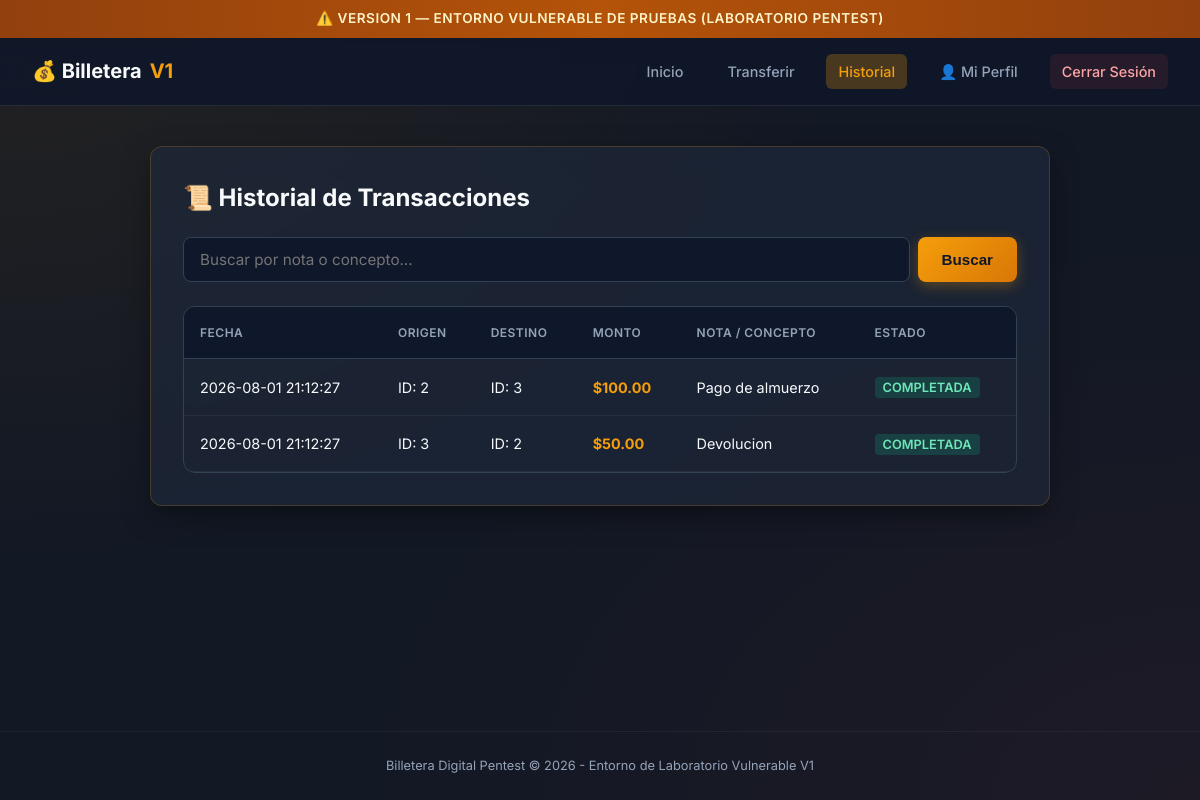
/v1-vulnerable/app/src/historial.php (signed in), run on the app's committed database.
### tables this page shows
CREATE TABLE `transacciones` (
  `id` int NOT NULL AUTO_INCREMENT,
  `cuenta_origen_id` int NOT NULL,
  `cuenta_destino_id` int NOT NULL,
  `monto` decimal(10,2) NOT NULL,
  `nota` text,
  `fecha` datetime DEFAULT CURRENT_TIMESTAMP,
  `estado` enum('completada','pendiente','fallida') DEFAULT 'completada',
  PRIMARY KEY (`id`),
  KEY `cuenta_origen_id` (`cuenta_origen_id`),
  KEY `cuenta_destino_id` (`cuenta_destino_id`),
  CONSTRAINT `transacciones_ibfk_1` FOREIGN KEY (`cuenta_origen_id`) REFERENCES `cuentas` (`id`),
  CONSTRAINT `transacciones_ibfk_2` FOREIGN KEY (`cuenta_destino_id`) REFERENCES `cuentas` (`id`)
);

### v1-vulnerable/app/src/historial.php (the view, shortened to what this page needs)
<?php
require_once __DIR__ . '/config/db.php';
$usuario_id = $_SESSION['usuario_id'];
$filtro = isset($_GET['buscar']) ? $_GET['buscar'] : '';
$query_cuenta = "SELECT id FROM cuentas WHERE usuario_id = $usuario_id";
$result_cuenta = mysqli_query($conn, $query_cuenta);
$cuenta = mysqli_fetch_assoc($result_cuenta);
$cuenta_id = $cuenta ? $cuenta['id'] : 0;
if ($filtro !== '') {
    $query = "SELECT * FROM transacciones
              WHERE (cuenta_origen_id = $cuenta_id OR cuenta_destino_id = $cuenta_id)
              AND nota LIKE '%$filtro%'
              ORDER BY fecha DESC";
} else {
    $query = "SELECT * FROM transacciones
              WHERE cuenta_origen_id = $cuenta_id OR cuenta_destino_id = $cuenta_id
              ORDER BY fecha DESC";
}
$result = mysqli_query($conn, $query);
?>
<!DOCTYPE html>
<html lang="es">
<head>
    <link rel="stylesheet" href="css/style.css">
</head>
<body>
    <div class="version-banner">
        ⚠️ VERSION 1 — ENTORNO VULNERABLE DE PRUEBAS (LABORATORIO PENTEST)
    </div>
    <header class="navbar">
        <a href="index.php" class="brand">💰 Billetera<span>V1</span></a>
        <nav>
            <a href="index.php">Inicio</a>
            <a href="transferir.php">Transferir</a>
            <a href="historial.php" class="active">Historial</a>
            <a href="perfil.php">👤 Mi Perfil</a>
            <a href="logout.php" class="btn-logout">Cerrar Sesión</a>
        </nav>
    </header>
    <main class="container">
        <div class="card">
            <h2 class="card-title">📜 Historial de Transacciones</h2>
            <form method="GET" action="historial.php" style="margin-bottom: 1.5rem; display:flex; gap:0.5rem;">
                <input type="text" name="buscar" class="form-control" placeholder="Buscar por nota o concepto..." value="<?= $filtro ?>">
                <button type="submit" class="btn" style="width: auto; padding: 0.75rem 1.5rem;">Buscar</button>
            </form>
            <div class="table-container">
                <table>
                    <thead>
                        <tr>
                            <th>Fecha</th>
                            <th>Origen</th>
                            <th>Destino</th>
                            <th>Monto</th>
                            <th>Nota / Concepto</th>
                            <th>Estado</th>
                        </tr>
                    </thead>
                    <tbody>
                        <?php if (mysqli_num_rows($result) > 0): ?>
                            <?php while ($t = mysqli_fetch_assoc($result)): ?>
                            <tr>
                                <td><?= $t['fecha'] ?></td>
                                <td>ID: <?= $t['cuenta_origen_id'] ?></td>
                                <td>ID: <?= $t['cuenta_destino_id'] ?></td>
                                <td style="font-weight:700; color:var(--accent-amber);">$<?= number_format((float)$t['monto'], 2) ?></td>
                                <td><?= $t['nota'] ?></td>
                                <td><span style="background:rgba(16, 185, 129, 0.2); color:#6ee7b7; padding:3px 8px; border-radius:4px; font-size:0.8rem; font-weight:600;"><?= strtoupper($t['estado']) ?></span></td>
                            </tr>
                            <?php endwhile; ?>
                        <?php else: ?>
                            <tr>
                                <td colspan="6" style="text-align:center; color:var(--text-muted); padding:2rem;">No se encontraron transacciones registadas.</td>
                            </tr>
                        <?php endif; ?>
                    </tbody>
                </table>
            </div>
        </div>
    </main>
    <footer>
        Billetera Digital Pentest &copy; 2026 - Entorno de Laboratorio Vulnerable V1
    </footer>
</body>
</html>

### v1-vulnerable/app/src/css/style.css (style rules this page uses)
:root { --bg-primary: #121824; --bg-card: rgba(30, 41, 59, 0.7); --bg-card-border: rgba(245, 158, 11, 0.2); --accent-amber: #f59e0b; --accent-amber-glow: rgba(245, 158, 11, 0.25); --text-main: #f8fafc; --text-muted: #94a3b8; --danger: #ef4444; --success: #10b981; --input-bg: #0f172a; --input-border: #334155; --radius: 12px; --shadow: 0 10px 30px -5px rgba(0, 0, 0, 0.5); }
* { box-sizing: border-box; margin: 0; padding: 0; }
body { font-family: 'Inter', system-ui, -apple-system, sans-serif; background-color: var(--bg-primary); background-image: radial-gradient(at 0% 0%, rgba(245, 158, 11, 0.08) 0px, transparent 50%), radial-gradient(at 100% 100%, rgba(239, 68, 68, 0.05) 0px, transparent 50%); color: var(--text-main); min-height: 100vh; display: flex; flex-direction: column; line-height: 1.6; }
.version-banner { background: linear-gradient(90deg, #92400e 0%, #b45309 50%, #92400e 100%); color: #fef3c7; text-align: center; padding: 8px 16px; font-size: 0.85rem; font-weight: 600; letter-spacing: 0.5px; display: flex; align-items: center; justify-content: center; gap: 8px; box-shadow: 0 2px 10px rgba(0, 0, 0, 0.3); }
.navbar { background: rgba(15, 23, 42, 0.85); backdrop-filter: blur(12px); border-bottom: 1px solid rgba(255, 255, 255, 0.08); padding: 1rem 2rem; display: flex; justify-content: space-between; align-items: center; }
.navbar .brand { font-size: 1.25rem; font-weight: 700; color: var(--text-main); display: flex; align-items: center; gap: 8px; text-decoration: none; }
.navbar .brand span { color: var(--accent-amber); }
.navbar nav { display: flex; gap: 1.25rem; align-items: center; }
.navbar nav a { color: var(--text-muted); text-decoration: none; font-size: 0.9rem; font-weight: 500; transition: all 0.2s ease; padding: 6px 12px; border-radius: 6px; }
.navbar nav a.active { color: var(--accent-amber); background: var(--accent-amber-glow); }
.btn-logout { color: #fca5a5 !important; background: rgba(239, 68, 68, 0.1) !important; }
.container { max-width: 900px; width: 90%; margin: 2.5rem auto; flex: 1; }
.card { background: var(--bg-card); backdrop-filter: blur(16px); border: 1px solid var(--bg-card-border); border-radius: var(--radius); padding: 2rem; box-shadow: var(--shadow); margin-bottom: 1.5rem; animation: fadeIn 0.3s cubic-bezier(0.16, 1, 0.3, 1); }
.card-title { font-size: 1.5rem; font-weight: 700; margin-bottom: 1.25rem; color: var(--text-main); display: flex; align-items: center; gap: 10px; }
.form-control, input[type="text"], input[type="email"], input[type="password"], input[type="number"], select { width: 100%; padding: 0.75rem 1rem; background: var(--input-bg); border: 1px solid var(--input-border); border-radius: 8px; color: var(--text-main); font-size: 0.95rem; font-family: inherit; transition: all 0.2s ease; outline: none; }
.btn { display: inline-flex; align-items: center; justify-content: center; width: 100%; padding: 0.85rem 1.5rem; background: linear-gradient(135deg, #f59e0b 0%, #d97706 100%); color: #0f172a; font-weight: 700; font-size: 0.95rem; border: none; border-radius: 8px; cursor: pointer; transition: all 0.2s ease; text-decoration: none; box-shadow: 0 4px 14px rgba(245, 158, 11, 0.3); }
.table-container { overflow-x: auto; border-radius: var(--radius); border: 1px solid var(--input-border); }
table { width: 100%; border-collapse: collapse; text-align: left; font-size: 0.9rem; }
th { background: rgba(15, 23, 42, 0.9); color: var(--text-muted); font-weight: 600; padding: 1rem; border-bottom: 1px solid var(--input-border); text-transform: uppercase; font-size: 0.75rem; letter-spacing: 0.5px; }
td { padding: 1rem; border-bottom: 1px solid rgba(255, 255, 255, 0.05); color: var(--text-main); }
footer { text-align: center; padding: 1.5rem; font-size: 0.8rem; color: var(--text-muted); border-top: 1px solid rgba(255, 255, 255, 0.05); margin-top: auto; }

### data on the page
transacciones: fecha "2026-08-01 21:12:27", cuenta_origen "2", cuenta_destino "3", monto "100.00", nota "Pago de almuerzo", estado "COMPLETADA"
transacciones: fecha "2026-08-01 21:12:27", cuenta_origen "3", cuenta_destino "2", monto "50.00", nota "Devolucion", estado "COMPLETADA"
